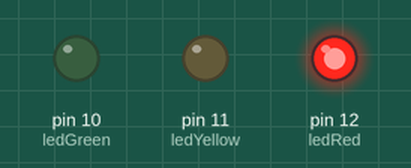
Simulated run of this sketch. Board: Arduino Uno, built with avr-gcc and run on an emulated ATmega328P. Shown: output pins drawn as LEDs (lit = HIGH).

Above: at 2.5 s.
At 6.0 s:
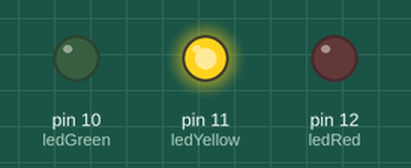
At 9.5 s:
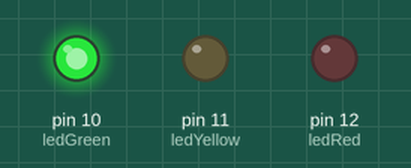
Timing chart, 0 to 15.6 s (numbered marks = the images above):
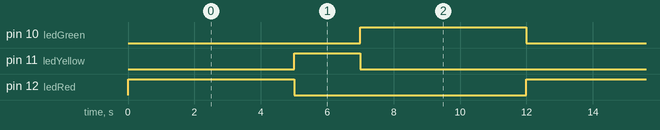

Measured:
- by itself, pin 10 (ledGreen), pin 12 (ledRed): alternates HIGH for 5.0 s and LOW for 7.0 s
- by itself, pin 11 (ledYellow): alternates HIGH for 2.0 s and LOW for 10.0 s
- by itself, everything shown: repeats every 12.0 s, in 3 steps

The sketch:

Traffic_Light.ino
```cpp
const int ledRed = 12;
const int ledYellow = 11;
const int ledGreen = 10;
void setup() {
  pinMode(ledRed,OUTPUT);
  pinMode(ledYellow,OUTPUT);
  pinMode(ledGreen,OUTPUT);
}
void all_Off()
{
  digitalWrite(ledRed,LOW);
  digitalWrite(ledYellow,LOW);
  digitalWrite(ledGreen,LOW);
}

void loop() {
   Go_State();
  delay(5000);
  Wait_State();
  delay(2000);
  Stop_State();
  delay(5000);
}
void Go_State()
{
  digitalWrite(ledRed,HIGH);
  digitalWrite(ledYellow,LOW);
  digitalWrite(ledGreen,LOW);
}
void Wait_State()
{
  digitalWrite(ledRed,LOW);
  digitalWrite(ledYellow,HIGH);
  digitalWrite(ledGreen,LOW);
}
void Stop_State()
{
  digitalWrite(ledRed,LOW);
  digitalWrite(ledYellow,LOW);
  digitalWrite(ledGreen,HIGH);
}
```
